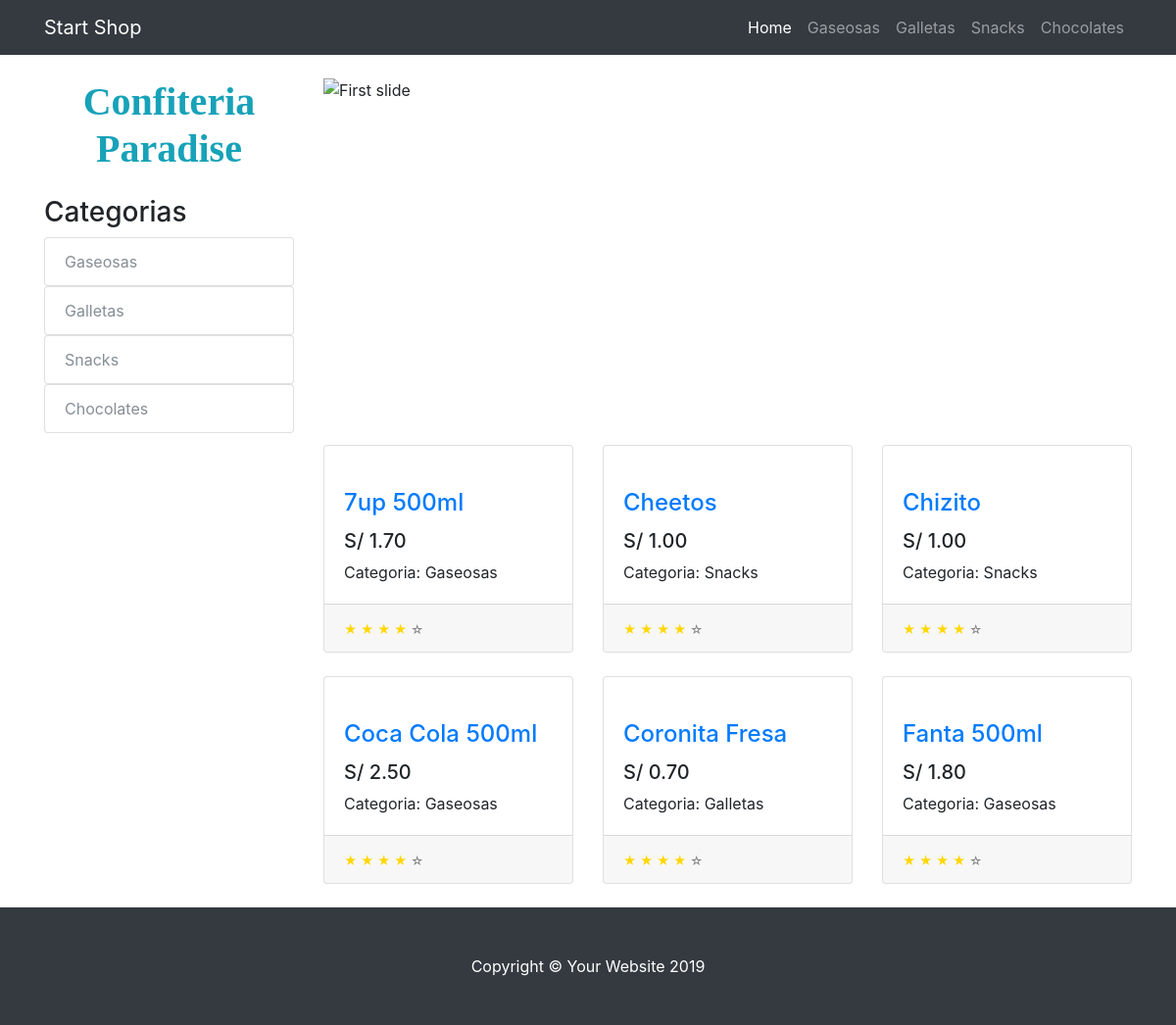
The page / on the database its author committed.
### tienda/models.py (models this page shows, shortened)
class Categoria(models.Model):
    nombre = models.CharField(max_length=200)
    pub_date = models.DateTimeField('fecha de registro', auto_now=True)

class Producto(models.Model):
    categoria = models.ForeignKey(Categoria, on_delete=models.CASCADE)
    nombre = models.CharField(max_length=200)
    precio = models.DecimalField(max_digits=6, decimal_places=2)
    stock = models.IntegerField(default=0)
    pub_date = models.DateTimeField('date published')

### tienda/views.py (the view)
# urls.py: path('', views.index, name="index"),
def index(request):
    product_list = Producto.objects.order_by('nombre')[:6]
    categoria_lista = Categoria.objects.all()
    context = {
        'product_list': product_list,
        'categorias': categoria_lista
    }
    return render(request, 'index.html', context)

### tienda/templates/index.html (shortened to what this page needs)
{% extends "layout.html" %} {% block content %}
<div
  id="carouselExampleIndicators"
  class="carousel slide my-4"
  data-ride="carousel"
>
  <ol class="carousel-indicators">
    <li
      data-target="#carouselExampleIndicators"
      data-slide-to="0"
      class="active"
    ></li>
    <li data-target="#carouselExampleIndicators" data-slide-to="1"></li>
    <li data-target="#carouselExampleIndicators" data-slide-to="2"></li>
  </ol>
  <div class="carousel-inner" role="listbox">
    <div class="carousel-item active">
      <img
        class="d-block w-100"
        src="https://confirmado.com.ve/conf/conf-upload/uploads/2023/02/cu6.jpg"
        alt="First slide"
        style="height: 350px; object-fit: cover"
      />
    </div>
  </div>
  <a
    class="carousel-control-prev"
    href="#carouselExampleIndicators"
    role="button"
    data-slide="prev"
  >
    <span class="carousel-control-prev-icon" aria-hidden="true"></span>
  </a>
  <a
    class="carousel-control-next"
    href="#carouselExampleIndicators"
    role="button"
    data-slide="next"
  >
    <span class="carousel-control-next-icon" aria-hidden="true"></span>
  </a>
</div>
<div class="row">
  {% for prod in product_list %}
  <div class="col-lg-4 col-md-6 mb-4">
    <div class="card h-100">
      <a href="producto/{{prod.id}}"
        ><img
      /></a>
      <div class="card-body">
        <h4 class="card-title">
          <a href="producto/{{prod.id}}">{{prod.nombre}}</a>
        </h4>
        <h5>S/ {{prod.precio}}</h5>
        <p class="card-text">Categoria: {{prod.categoria.nombre}}</p>
      </div>
      <div class="card-footer">
        <small class="text-muted">
          <span style="color: gold">&#9733;</span>
          <span style="color: gold">&#9733;</span>
          <span style="color: gold">&#9733;</span>
          <span style="color: gold">&#9733;</span>
          <span style="color: gray">&#9734;</span>
        </small>
      </div>
    </div>
  </div>
  {% endfor %}
</div>
{% endblock %}

### tienda/templates/layout.html (shortened to what this page needs)
{% load static %}
<!DOCTYPE html>
<html lang="en">
  <head>
    <link
      href="{% static 'vendor/bootstrap/css/bootstrap.min.css' %}"
      rel="stylesheet"
    />
    <link href="{% static 'css/shop.css' %}" rel="stylesheet" />
  </head>
  <body>
    <nav class="navbar navbar-expand-lg navbar-dark bg-dark fixed-top">
      <div class="container">
        <a class="navbar-brand" href="#">Start Shop</a>
        <div class="collapse navbar-collapse" id="navbarResponsive">
          <ul class="navbar-nav ml-auto">
            <li class="nav-item active">
              <a class="nav-link" href="/"
                >Home
              </a>
            </li>
            {% for cat in categorias %}
            <li class="nav-item">
              <a class="nav-link" href="/categoria/{{cat.id}}"
                >{{cat.nombre}}</a
              >
            </li>
            {% endfor %}
          </ul>
        </div>
      </div>
    </nav>
    <div class="container">
      <div class="row">
        <div class="col-lg-3">
          <h1
            class="my-4 text-info text-center"
            style="font-family: fantasy; font-weight: bold"
          >
            Confiteria Paradise
          </h1>
          <h3>Categorias</h3>
          {% for cat in categorias %}
          <div class="list-group">
            <a
              href="/categoria/{{cat.id}}"
              class="list-group-item text-secondary"
              >{{cat.nombre}}</a
            >
          </div>
          {% endfor %}
        </div>
        <div class="col-lg-9">
          {% block content %} {% endblock %}
        </div>
      </div>
    </div>
    <footer class="py-5 bg-dark">
      <div class="container">
        <p class="m-0 text-center text-white">
          Copyright &copy; Your Website 2019
        </p>
      </div>
    </footer>
  </body>
</html>

### tienda/static/css/shop.css (style rules this page uses)
body { padding-top: 54px; }
@media (min-width: 992px) { body { padding-top: 56px; } }

### rows shown on the page
Categoria: nombre "Gaseosas"
Categoria: nombre "Galletas"
Categoria: nombre "Snacks"
Categoria: nombre "Chocolates"
Producto: nombre "7up 500ml", precio "1.70", categoria.nombre "Gaseosas"
Producto: nombre "Cheetos", precio "1.00", categoria.nombre "Snacks"
Producto: nombre "Chizito", precio "1.00", categoria.nombre "Snacks"
Producto: nombre "Coca Cola 500ml", precio "2.50", categoria.nombre "Gaseosas"
Producto: nombre "Coronita Fresa", precio "0.70", categoria.nombre "Galletas"
Producto: nombre "Fanta 500ml", precio "1.80", categoria.nombre "Gaseosas"
